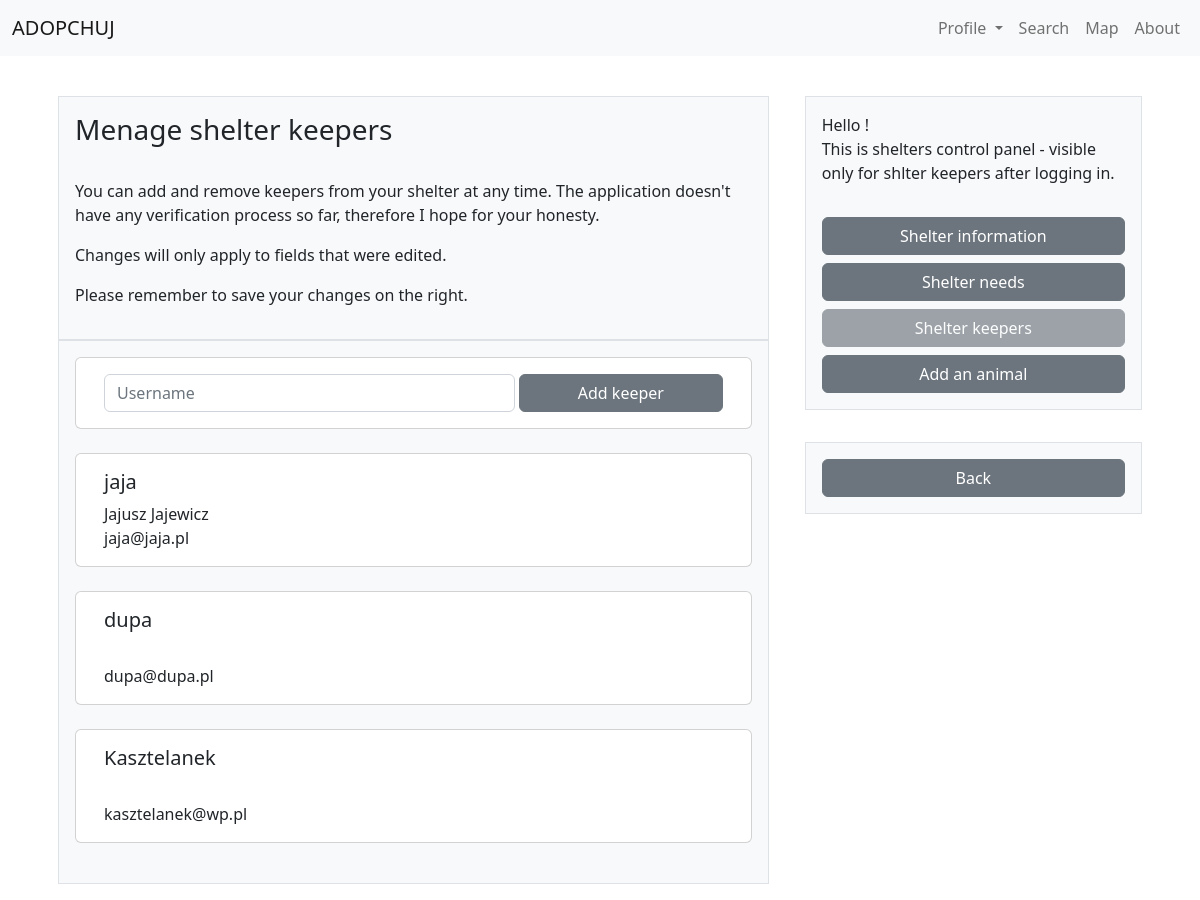
/shelter/1/keepers (signed in), run on an earlier commit of the app's database.
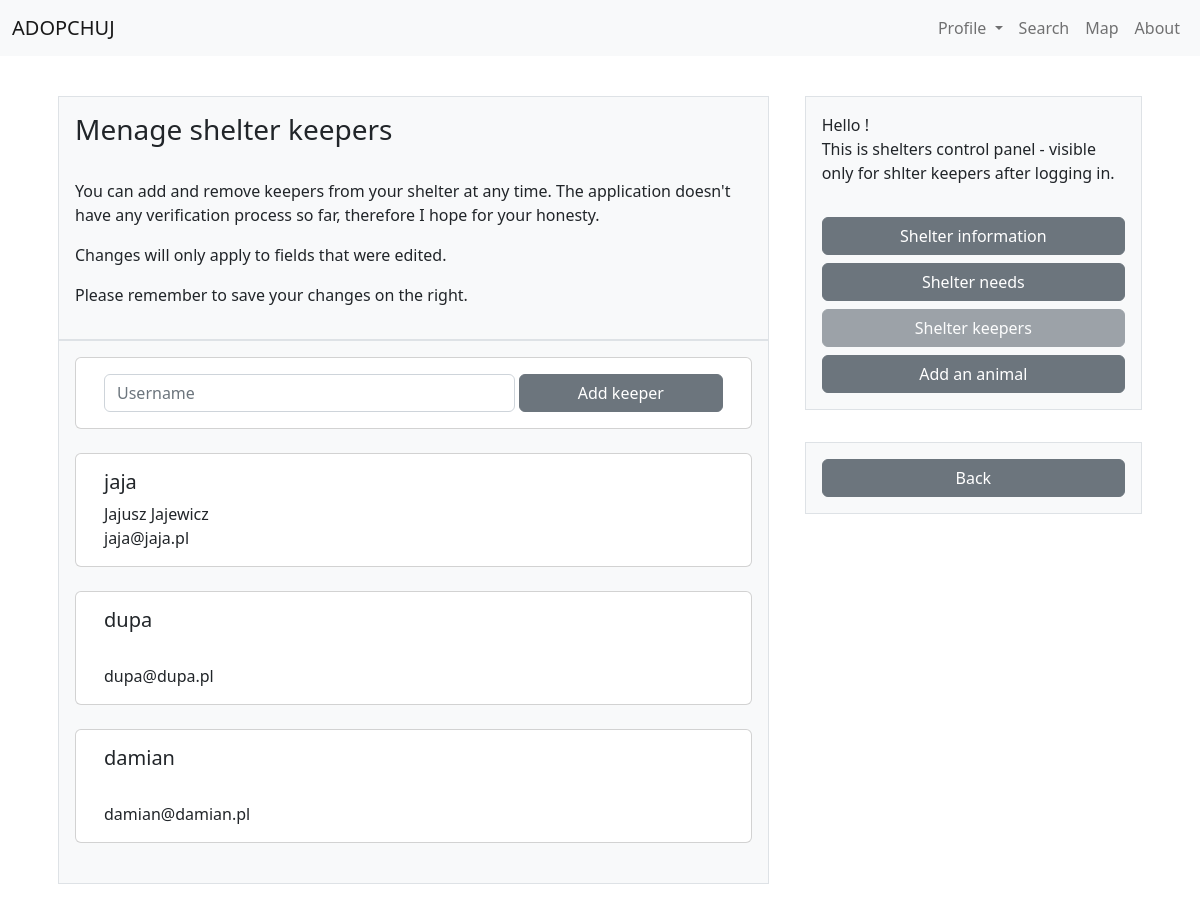
And on a later commit of the database.
### tables this page shows
CREATE TABLE keepers (
    username TEXT NOT NULL,
    shelter_id INTEGER NOT NULL,
    owner INTEGER DEFAULT "0" NOT NULL,
    FOREIGN KEY (username) REFERENCES users(username),
    FOREIGN KEY (shelter_id) REFERENCES shelters(id)
);

CREATE TABLE users (
    username TEXT PRIMARY KEY NOT NULL,
    con_email TEXT NOT NULL,
    password TEXT NOT NULL,
    name TEXT,
    surname TEXT,
    phone TEXT
);

### app.py (the view)
@app.route('/shelter/<shelter_id>/keepers', methods = ['GET', 'POST'])
@login_required
def eshelter_edit_keepers(shelter_id):
    if not keeper_check(shelter_id):
        flash('You have to be shelter keeper to acces this page!')
        return redirect('/shelter/{}'.format(shelter_id))
    if request.method == 'POST':
        if add_keeper(request.form.get('username'), shelter_id):
            flash('{} was successfully added as shelter keeper!'.format(request.form.get('username')))
    return render_template('shelter_keepers.html', user_status=get_user_status(shelter_id), shelter=get_shelter_info(shelter_id), keepers=get_keepers(shelter_id), db={'keepers': 'disabled'})

### f_checks.py (called while the page is built)
def dict_factory(cursor, row):
    fields = [column[0] for column in cursor.description]
    return {key: value for key, value in zip(fields, row)}

def login_check():
    if 'user' in session:
        return True
    else:
        return False

def keeper_check(shelter_id):
    if not login_check():
        return False
    con = sqlite3.connect('database.db')
    con.row_factory = dict_factory
    cur = con.cursor()
    cur.execute("SELECT username FROM keepers WHERE username = ? AND shelter_id = ?", (session['user'], shelter_id))
    if cur.fetchone():
        con.close()
        return True
    else:
        con.close()
        return False

def owner_check(shelter_id):
    if not login_check():
        return False
    con = sqlite3.connect('database.db')
    con.row_factory = dict_factory
    cur = con.cursor()
    cur.execute("SELECT * FROM keepers WHERE username = ? AND shelter_id = ? AND owner = 1", (session['user'], shelter_id))
    if cur.fetchone():
        con.close()
        return True
    else:
        con.close()
        return False

### f_helpers.py (called while the page is built)
def login_required(f):
    @wraps(f)
    def decorated_function(*args, **kwargs):
        if session.get('user') is None:
            return redirect('/login')
        return f(*args, **kwargs)
    return decorated_function

def dict_factory(cursor, row):
    fields = [column[0] for column in cursor.description]
    return {key: value for key, value in zip(fields, row)}

def get_user_status(shelter_id):
    user_status = {}
    user_status['login'] = login_check()
    user_status['keeper'] = keeper_check(shelter_id)
    user_status['owner'] = owner_check(shelter_id)
    return user_status

def get_shelter_info(shelter_id):
    con = sqlite3.connect('database.db')
    con.row_factory = dict_factory
    cur = con.cursor()
    cur.execute("SELECT * FROM shelters WHERE id = ?", (shelter_id,))
    shelter = cur.fetchone()
    con.close()
    if not shelter:
        flash('Shelter does not exist')
        return False
    else:
        return shelter

### templates/shelter_keepers.html (shortened to what this page needs)
{% extends "layout_body.html" %}
{% block body_header %}
    <h3>Menage shelter keepers</h3><br>
    <p>You can add and remove keepers from your shelter at any time. The application doesn't have any verification process so far, therefore I hope for your honesty.</p>
    <p>Changes will only apply to fields that were edited.</p>
    <p>Please remember to save your changes on the right.</p>
{% endblock %}
{% block body_content %}
    <div class="card">
        <div class="card-body">
            <div class="container">
                <div class="row gy-1 gx-1">
                    <div class="col-8">
                            <form action="/shelter/{{ shelter['id'] }}/keepers" method="post" id="addForm">
                                <input name="username" type="text" class="form-control" id="usernameInput" placeholder="Username">
                            </form>
                    </div>
                    <div class="col-4">
                        <div class="d-grid gap-2 align-middle">
                            <button type="submit" form="addForm" class="btn btn-secondary">Add keeper</button>
                        </div>
                    </div>
                </div>
            </div>
        </div>
    </div>
    <br>
    {% for keeper in keepers %}
        <div class="card">
            <div class="card-body">
                <div class="container">
                    <div class="row gy-1 gx-1">
                        <div class="col-8">
                            <h5 class="card-title">{{ keeper['username'] }}</h5>
                            <p class="card-text">
                                {% if keeper['name'] != None %}
                                    {{ keeper['name'] }}
                                {% endif %}
                                {% if keeper['surname'] != None %}
                                    {{ keeper['surname'] }}
                                {% endif %}
                                <br>
                                {{ keeper['con_email'] }}
                                <br>
                            </p>
                        </div>
                    </div>
                </div>
            </div>
        </div>
        <br>
    {% endfor %}
{% endblock %}
{% block body_sidebar %}
    {% if user_status['keeper'] == True %}
        {% include "sidebar_nav.html" %}
        <div class="p-3">
            <div class="container border bg-light p-3">
                <div class="d-grid gap-2">
                    <a type="button" class="btn btn-secondary" href="/shelter/{{ shelter['id'] }}">Back</a>
                </div>
            </div>
        </div>
    {% endif %}
{% endblock %}

### templates/layout_body.html
{% extends "layout_main.html" %}
{% block body %}
    <br>
    <div class="container">
        <div class="row gy-1 gx-1">
            <div class="col-8">
                <div class="p-3">
                    <div class="container border bg-light p-3">
                        {% block body_header %}{% endblock %}
                    </div>
                    <div class="container border bg-light p-3">
                        {% block body_content %}{% endblock %}
                    </div>
                </div>
            </div>
            <div class="col-4">
                {% block body_sidebar %}{% endblock %}
            </div>
        </div>
    </div>
{% endblock %}

### templates/layout_main.html (shortened to what this page needs)
<!DOCTYPE html>
<html lang="en">
    <head>
        <link href="static/styles.css" rel ="stylesheet">
        <link href="https://cdn.jsdelivr.net/npm/bootstrap@5.2.3/dist/css/bootstrap.min.css" rel="stylesheet">
        <link href="https://getbootstrap.com/docs/5.2/assets/css/docs.css" rel="stylesheet">
    </head>
    <body id="page-top">
        <nav class="navbar navbar-expand-lg bg-light">
            <div class="container-fluid">
                <a class="navbar-brand" href="/">ADOPCHUJ</a>
                <div class="collapse navbar-collapse" id="navbarSupportedContent">
                    <ul class="navbar-nav ms-auto mb-2 mb-lg-0">
                        <li class="nav-item dropdown">
                            <a class="nav-link dropdown-toggle" href="#" role="button" data-bs-toggle="dropdown" aria-expanded="false">
                                Profile
                            </a>
                        </li>
                        <li class="nav-item">
                            <a class="nav-link" href="#">Search</a>
                        </li>
                        <li class="nav-item">
                            <a class="nav-link" href="#">Map</a>
                        </li>
                        <li class="nav-item">
                            <a class="nav-link" href="#">About</a>
                        </li>
                    </ul>
                </div>
            </div>
        </nav>
        {% block body %}{% endblock %}
    </body>
</html>

### templates/sidebar_nav.html
<div class="p-3">
    <div class="container border bg-light p-3">
        Hello {{ keeper }}!<br>
        This is shelters control panel - visible only for shlter keepers after logging in.
        <div class="d-grid gap-2">
            <br>
                <a type="button" class="btn btn-secondary {{ db['info'] }}" href="/shelter/{{ shelter['id'] }}/information">Shelter information</a>
                <a type="button" class="btn btn-secondary {{ db['needs'] }}" href="/shelter/{{ shelter['id'] }}/needs">Shelter needs</a>
                <a type="button" class="btn btn-secondary {{ db['keepers'] }}" href="/shelter/{{ shelter['id'] }}/keepers">Shelter keepers</a>
                <a type="button" class="btn btn-secondary {{ db['animal'] }}" href="/shelter/{{ shelter['id'] }}/addanimal">Add an animal</a>
        </div>
    </div>
</div>

What changed in the data, as far as the page shows it:
removed keepers: username "Kasztelanek", con_email "kasztelanek@wp.pl"
added keepers: username "damian", con_email "damian@damian.pl"
